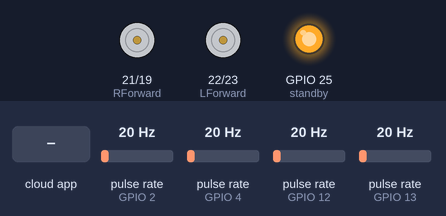
A sketch run on a simulated ESP32. Parts: motor-driver pin pairs drawn as motors (green arrow = first pin HIGH = forward, orange = second pin HIGH = backward, longer = more drive, stopped while the standby pin is LOW), output pins drawn as LEDs (lit = HIGH). Wiring (inferred from the names in the program): 4 × pulse sensor: data GPIO 2 / data GPIO 4 / data GPIO 12 / data GPIO 13. The test bench sets the inputs (shaded band); at power-on: pulse rate (sensors on GPIO 2, GPIO 4, GPIO 12, GPIO 13) 20 Hz. The ROS host is connected and sends only what is stated.

Above: at 1.2 s.
1.3 s: the phone or cloud app sets left_pwm to 45
At 1.7 s:
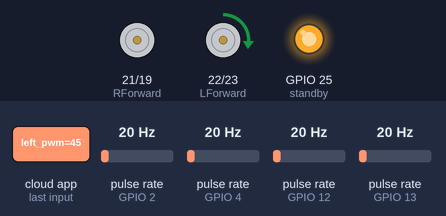
2.8 s: the phone or cloud app sets right_pwm to 45
At 4.0 s:
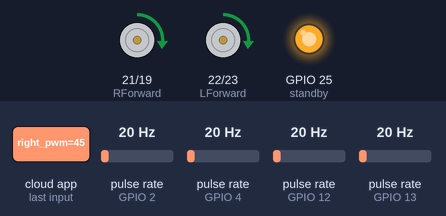
4.3 s: the phone or cloud app sets left_pwm to 0
At 5.2 s:
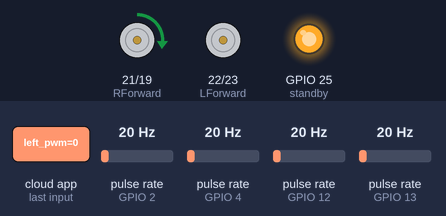
5.8 s: the phone or cloud app sets right_pwm to 90
At 6.4 s:
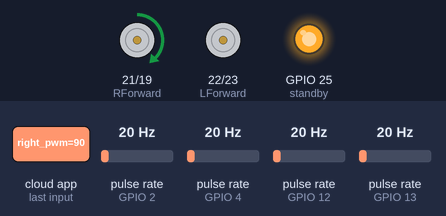
7.3 s: the phone or cloud app sets left_pwm to 90
At 8.5 s:
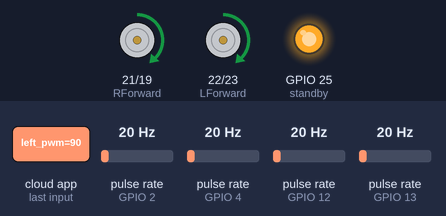
8.8 s: the phone or cloud app sets right_pwm to 0
At 9.8 s:
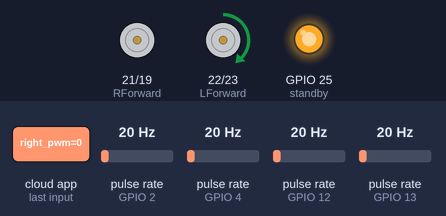
Timing chart, 0 to 11.3 s (numbered marks = the images above; inputs shaded):
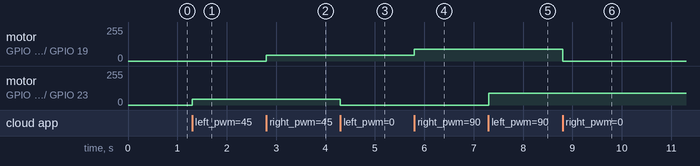

The sketch:

Encoder.ino
```cpp
#include <ros.h>
#include <std_msgs/Int32.h>
#define SAMPLE_DELAY (1000)   //  this gets 1 reading per second.
                              //  adjust the delay to fit your needs
#define PULSES_PER_TURN (32)  //  32 state changes per turn on 1 line,
unsigned int pulseCountL;
bool lastStateL;
unsigned int lastTimeL;
float rpmL;
float rpmL_error;
float rpmR_error;

unsigned int pulseCountR;
bool lastStateR;
unsigned int lastTimeR;
float rpmR;

ros::NodeHandle nh;

std_msgs::Int32 encoder_msg_left;
std_msgs::Int32 encoder_msg_right;

std_msgs::Int32 encoder_msg_left_error;
std_msgs::Int32 encoder_msg_right_error;

std_msgs::Int32 pwm_left;
std_msgs::Int32 pwm_right;

const int freq = 5000;
const int ledChannel1 = 0;
const int ledChannel2 = 1;
const int ledChannel3 = 2;
const int ledChannel4 = 3;
const int resolution = 8;


ros::Publisher left_enc_pub("left_encoder", &encoder_msg_left);
ros::Publisher right_enc_pub("right_encoder", &encoder_msg_right);
ros::Publisher left_enc_error("left_encoder_error", &encoder_msg_left_error);
ros::Publisher right_enc_error("right_encoder_error", &encoder_msg_right_error);


//pins are changed as per esp32
int encoderLPin1 = 13;
int encoderLPin2 = 12;
int encoderRPin1 = 2;
int encoderRPin2 = 4;

int LForward = 22;
int LBackward = 23;
int LPWM = 26;

int RForward = 21;
int RBackward = 19;
int RPWM = 5;

int standby = 25;


//*****************************************************************


// FastLED "100-lines-of-code" demo reel, showing just a few
// of the kinds of animation patterns you can quickly and easily
// compose using FastLED.
//
// This example also shows one easy way to define multiple
// animations patterns and have them automatically rotate.
//
// -Mark Kriegsman, December 2014


#define DATA_PIN    23
//#define CLK_PIN   4
#define LED_TYPE    WS2811
#define COLOR_ORDER GRB
#define NUM_LEDS    6

#define BRIGHTNESS          255
#define FRAMES_PER_SECOND  120

//*******************************************************************

volatile int lastEncoded_L = 0;
volatile long encoderValue_L = 0;
volatile int lastEncoded_R = 0;
volatile long encoderValue_R = 0;

void updateEncoder_R();
void updateEncoder_L();

void LpwmCb(const std_msgs::Int32& pwm){

  if(pwm.data == 0) { ledcWrite(ledChannel1, 0); ledcWrite(ledChannel2, 0); }
  if(pwm.data > 0)  { ledcWrite(ledChannel1, abs(pwm.data)); ledcWrite(ledChannel2, 0); }
  if(pwm.data < 0)  { ledcWrite(ledChannel1, 0); ledcWrite(ledChannel2, abs(pwm.data));}
}

void RpwmCb(const std_msgs::Int32& pwm){
  if(pwm.data == 0) { ledcWrite(ledChannel3, 0); ledcWrite(ledChannel4, 0); }
  if(pwm.data > 0)  { ledcWrite(ledChannel3, abs(pwm.data)); ledcWrite(ledChannel4, 0); }
  if(pwm.data < 0)  { ledcWrite(ledChannel3, 0); ledcWrite(ledChannel4, abs(pwm.data));}
}

ros::Subscriber<std_msgs::Int32> Lpwm_sub("left_pwm", &LpwmCb );
ros::Subscriber<std_msgs::Int32> Rpwm_sub("right_pwm", &RpwmCb );


void setup() {

  nh.initNode();

  nh.advertise(left_enc_pub);
  nh.advertise(right_enc_pub);
  nh.advertise(left_enc_error);
  nh.advertise(right_enc_error);

  nh.subscribe(Lpwm_sub);
  nh.subscribe(Rpwm_sub);

  ledcSetup(ledChannel1, freq, resolution);
  ledcSetup(ledChannel2, freq, resolution);
  ledcSetup(ledChannel3, freq, resolution);
  ledcSetup(ledChannel4, freq, resolution);

  //Serial.begin (57600);

  pinMode(encoderLPin1, INPUT_PULLUP);
  pinMode(encoderLPin2, INPUT_PULLUP);
  pinMode(encoderRPin1, INPUT_PULLUP);
  pinMode(encoderRPin2, INPUT_PULLUP);

  pinMode(standby, OUTPUT);
  digitalWrite(standby, HIGH);

  ledcAttachPin(LForward,      ledChannel1);
  ledcAttachPin(LBackward,     ledChannel2);
  ledcAttachPin(RForward,      ledChannel3);
  ledcAttachPin(RBackward,     ledChannel4);

  lastStateL = digitalRead(encoderLPin1);
  lastStateR = digitalRead(encoderRPin1);

  //call updateEncoder_R() when any high/low changed seen

  attachInterrupt(digitalPinToInterrupt(encoderLPin1), updateEncoder_L, CHANGE);
  attachInterrupt(digitalPinToInterrupt(encoderLPin2), updateEncoder_L, CHANGE);

  attachInterrupt(digitalPinToInterrupt(encoderRPin1), updateEncoder_R, CHANGE);
  attachInterrupt(digitalPinToInterrupt(encoderRPin2), updateEncoder_R, CHANGE);


}

void publish_encoder_data()
{
  encoder_msg_left.data = encoderValue_L;
  left_enc_pub.publish(&encoder_msg_left);

  encoder_msg_right.data = encoderValue_R;
  right_enc_pub.publish(&encoder_msg_right);

    encoder_msg_left_error.data = rpmL_error;
  left_enc_error.publish(&encoder_msg_left_error);

  encoder_msg_right_error.data = rpmR_error;
  right_enc_error.publish(&encoder_msg_right_error);

}

void loop(){

  /*Serial.print(encoderValue_L);

  Serial.print("     ");

  Serial.println(encoderValue_R);*/
  bool curStateL = digitalRead(encoderLPin1);
  bool curStateR = digitalRead(encoderRPin1);

    if (curStateL != lastStateL)
    {
        ++pulseCountL;
        lastStateL = curStateL;
    }
    if (curStateR != lastStateR)
    {
        ++pulseCountR;
        lastStateR = curStateR;
    }

    if ((unsigned int)millis() - lastTimeL >= SAMPLE_DELAY)
    {
         rpmL = (pulseCountL * (60000.f / ((unsigned int)millis() - lastTimeL))) / PULSES_PER_TURN;
         pulseCountL = 0;
         lastTimeL = (unsigned int)millis();
    }
        if ((unsigned int)millis() - lastTimeR >= SAMPLE_DELAY)
    {
         rpmR = (pulseCountR * (60000.f / ((unsigned int)millis() - lastTimeR))) / PULSES_PER_TURN;
         pulseCountR = 0;
         lastTimeR = (unsigned int)millis();
    }


    rpmL_error=100-rpmL;
    rpmR_error=100-rpmR;

  publish_encoder_data();

  nh.spinOnce();


  }


void updateEncoder_L(){

int LMSB = digitalRead(encoderLPin1);
int LLSB = digitalRead(encoderLPin2); //LSB = least significant bit

int Lencoded = (LMSB << 1) |LLSB; //converting the 2 pin value to single number
int Lsum  = (lastEncoded_L << 2) | Lencoded; //adding it to the previous encoded value

if(Lsum == 0b1101 || Lsum == 0b0100 || Lsum == 0b0010 || Lsum == 0b1011) encoderValue_L ++;
if(Lsum == 0b1110 || Lsum == 0b0111 || Lsum == 0b0001 || Lsum == 0b1000) encoderValue_L --;

lastEncoded_L = Lencoded; //store this value for next time

}


void updateEncoder_R(){

  int MSB = digitalRead(encoderRPin1);
  int LSB = digitalRead(encoderRPin2); //LSB = least significant bit

  int encoded = (MSB << 1) |LSB; //converting the 2 pin value to single number
  int sum  = (lastEncoded_R << 2) | encoded; //adding it to the previous encoded value

  if(sum == 0b1101 || sum == 0b0100 || sum == 0b0010 || sum == 0b1011) encoderValue_R ++;
  if(sum == 0b1110 || sum == 0b0111 || sum == 0b0001 || sum == 0b1000) encoderValue_R --;

  lastEncoded_R = encoded; //store this value for next time

}
```

Measured:
- after the input at 1.3 s, motor on GPIO 22 (LForward) / GPIO 23 (LBackward): stopped → forward 45/255 at once
- after the input at 2.8 s, motor on GPIO 21 (RForward) / GPIO 19 (RBackward): stopped → forward 45/255 at once
- after the input at 4.3 s, motor on GPIO 22 (LForward) / GPIO 23 (LBackward): forward 45/255 → stopped at once
- after the input at 5.8 s, motor on GPIO 21 (RForward) / GPIO 19 (RBackward): forward 45/255 → forward 90/255 at once
- after the input at 7.3 s, motor on GPIO 22 (LForward) / GPIO 23 (LBackward): stopped → forward 90/255 at once
- after the input at 8.8 s, motor on GPIO 21 (RForward) / GPIO 19 (RBackward): forward 90/255 → stopped at once
